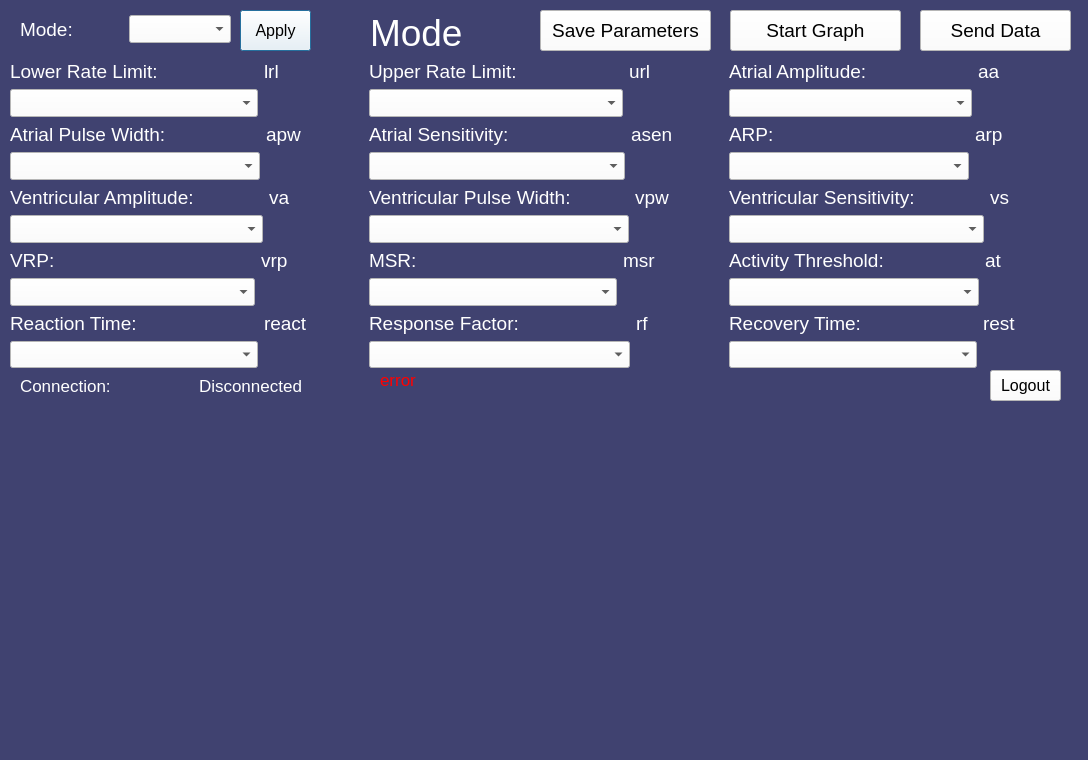
<?xml version="1.0" encoding="UTF-8"?>
<ui version="4.0">
 <class>Dialog</class>
 <widget class="QDialog" name="Dialog">
  <property name="geometry">
   <rect>
    <x>0</x>
    <y>0</y>
    <width>1088</width>
    <height>760</height>
   </rect>
  </property>
  <property name="windowTitle">
   <string>MainWindow</string>
  </property>
  <property name="styleSheet">
   <string notr="true">background-color: rgb(64, 66, 112);</string>
  </property>
  <widget class="QWidget" name="centralwidget" native="true">
   <property name="geometry">
    <rect>
     <x>0</x>
     <y>0</y>
     <width>1092</width>
     <height>761</height>
    </rect>
   </property>
   <widget class="QWidget" name="horizontalLayoutWidget">
    <property name="geometry">
     <rect>
      <x>20</x>
      <y>370</y>
      <width>351</width>
      <height>31</height>
     </rect>
    </property>
    <layout class="QHBoxLayout" name="horizontalLayout">
     <item>
      <widget class="QLabel" name="luser_label">
       <property name="font">
        <font>
         <pointsize>13</pointsize>
        </font>
       </property>
       <property name="styleSheet">
        <string notr="true">font-size: 13pt;
color:rgb(255, 255, 255)</string>
       </property>
       <property name="text">
        <string>Connection:</string>
       </property>
      </widget>
     </item>
     <item>
      <widget class="QLabel" name="con_label">
       <property name="font">
        <font>
         <pointsize>13</pointsize>
        </font>
       </property>
       <property name="styleSheet">
        <string notr="true">font-size: 13pt;
color:rgb(255, 255, 255)</string>
       </property>
       <property name="text">
        <string>Disconnected</string>
       </property>
      </widget>
     </item>
    </layout>
   </widget>
   <widget class="QWidget" name="horizontalLayoutWidget_2">
    <property name="geometry">
     <rect>
      <x>10</x>
      <y>60</y>
      <width>1072</width>
      <height>308</height>
     </rect>
    </property>
    <layout class="QHBoxLayout" name="horizontalLayout_3">
     <item>
      <layout class="QVBoxLayout" name="verticalLayout">
       <item>
        <layout class="QGridLayout" name="gridLayout_2">
         <item row="0" column="1">
          <widget class="QLabel" name="lrl">
           <property name="styleSheet">
            <string notr="true">font-size: 14pt;
color:rgb(255, 255, 255)</string>
           </property>
           <property name="text">
            <string>lrl</string>
           </property>
          </widget>
         </item>
         <item row="0" column="0">
          <widget class="QLabel" name="lrl_d">
           <property name="styleSheet">
            <string notr="true">font-size: 14pt;
color:rgb(255, 255, 255)</string>
           </property>
           <property name="text">
            <string>Lower Rate Limit:                   </string>
           </property>
          </widget>
         </item>
         <item row="1" column="0">
          <widget class="QComboBox" name="lrl_c">
           <property name="font">
            <font>
             <pointsize>13</pointsize>
            </font>
           </property>
           <property name="styleSheet">
            <string notr="true">background-color: rgb(255, 255, 255);</string>
           </property>
          </widget>
         </item>
        </layout>
       </item>
       <item>
        <layout class="QGridLayout" name="gridLayout">
         <item row="0" column="1">
          <widget class="QLabel" name="apw">
           <property name="styleSheet">
            <string notr="true">font-size: 14pt;
color:rgb(255, 255, 255)</string>
           </property>
           <property name="text">
            <string>apw</string>
           </property>
          </widget>
         </item>
         <item row="0" column="0">
          <widget class="QLabel" name="apw_d">
           <property name="styleSheet">
            <string notr="true">font-size: 14pt;
color:rgb(255, 255, 255)</string>
           </property>
           <property name="text">
            <string>Atrial Pulse Width:                  </string>
           </property>
          </widget>
         </item>
         <item row="1" column="0">
          <widget class="QComboBox" name="apw_c">
           <property name="font">
            <font>
             <pointsize>13</pointsize>
            </font>
           </property>
           <property name="styleSheet">
            <string notr="true">background-color: rgb(255, 255, 255);</string>
           </property>
          </widget>
         </item>
        </layout>
       </item>
       <item>
        <layout class="QGridLayout" name="gridLayout_3">
         <item row="0" column="1">
          <widget class="QLabel" name="va">
           <property name="styleSheet">
            <string notr="true">font-size: 14pt;
color:rgb(255, 255, 255)</string>
           </property>
           <property name="text">
            <string>va</string>
           </property>
          </widget>
         </item>
         <item row="1" column="0">
          <widget class="QComboBox" name="va_c">
           <property name="font">
            <font>
             <pointsize>13</pointsize>
            </font>
           </property>
           <property name="styleSheet">
            <string notr="true">background-color: rgb(255, 255, 255);</string>
           </property>
          </widget>
         </item>
         <item row="0" column="0">
          <widget class="QLabel" name="va_d">
           <property name="styleSheet">
            <string notr="true">font-size: 14pt;
color:rgb(255, 255, 255)</string>
           </property>
           <property name="text">
            <string>Ventricular Amplitude:             </string>
           </property>
          </widget>
         </item>
        </layout>
       </item>
       <item>
        <layout class="QGridLayout" name="gridLayout_23">
         <item row="0" column="1">
          <widget class="QLabel" name="vrp">
           <property name="styleSheet">
            <string notr="true">font-size: 14pt;
color:rgb(255, 255, 255)</string>
           </property>
           <property name="text">
            <string>vrp</string>
           </property>
          </widget>
         </item>
         <item row="0" column="0">
          <widget class="QLabel" name="vrp_d">
           <property name="styleSheet">
            <string notr="true">font-size: 14pt;
color:rgb(255, 255, 255)</string>
           </property>
           <property name="text">
            <string>VRP:                                      </string>
           </property>
          </widget>
         </item>
         <item row="1" column="0">
          <widget class="QComboBox" name="vrp_c">
           <property name="font">
            <font>
             <pointsize>13</pointsize>
            </font>
           </property>
           <property name="styleSheet">
            <string notr="true">background-color: rgb(255, 255, 255);</string>
           </property>
          </widget>
         </item>
        </layout>
       </item>
       <item>
        <layout class="QGridLayout" name="gridLayout_24">
         <item row="0" column="1">
          <widget class="QLabel" name="react">
           <property name="styleSheet">
            <string notr="true">font-size: 14pt;
color:rgb(255, 255, 255)</string>
           </property>
           <property name="text">
            <string>react</string>
           </property>
          </widget>
         </item>
         <item row="0" column="0">
          <widget class="QLabel" name="react_d">
           <property name="styleSheet">
            <string notr="true">font-size: 14pt;
color:rgb(255, 255, 255)</string>
           </property>
           <property name="text">
            <string>Reaction Time:                       </string>
           </property>
          </widget>
         </item>
         <item row="1" column="0">
          <widget class="QComboBox" name="react_c">
           <property name="font">
            <font>
             <pointsize>13</pointsize>
            </font>
           </property>
           <property name="styleSheet">
            <string notr="true">background-color: rgb(255, 255, 255);</string>
           </property>
          </widget>
         </item>
        </layout>
       </item>
      </layout>
     </item>
     <item>
      <layout class="QVBoxLayout" name="verticalLayout_4">
       <item>
        <layout class="QGridLayout" name="gridLayout_25">
         <item row="0" column="1">
          <widget class="QLabel" name="url">
           <property name="styleSheet">
            <string notr="true">font-size: 14pt;
color:rgb(255, 255, 255)</string>
           </property>
           <property name="text">
            <string>url</string>
           </property>
          </widget>
         </item>
         <item row="0" column="0">
          <widget class="QLabel" name="url_d">
           <property name="styleSheet">
            <string notr="true">font-size: 14pt;
color:rgb(255, 255, 255)</string>
           </property>
           <property name="text">
            <string>Upper Rate Limit:                    </string>
           </property>
          </widget>
         </item>
         <item row="1" column="0">
          <widget class="QComboBox" name="url_c">
           <property name="font">
            <font>
             <pointsize>13</pointsize>
            </font>
           </property>
           <property name="styleSheet">
            <string notr="true">background-color: rgb(255, 255, 255);</string>
           </property>
          </widget>
         </item>
        </layout>
       </item>
       <item>
        <layout class="QGridLayout" name="gridLayout_26">
         <item row="0" column="1">
          <widget class="QLabel" name="asen">
           <property name="styleSheet">
            <string notr="true">font-size: 14pt;
color:rgb(255, 255, 255)</string>
           </property>
           <property name="text">
            <string>asen</string>
           </property>
          </widget>
         </item>
         <item row="0" column="0">
          <widget class="QLabel" name="asen_d">
           <property name="styleSheet">
            <string notr="true">font-size: 14pt;
color:rgb(255, 255, 255)</string>
           </property>
           <property name="text">
            <string>Atrial Sensitivity:                      </string>
           </property>
          </widget>
         </item>
         <item row="1" column="0">
          <widget class="QComboBox" name="asen_c">
           <property name="font">
            <font>
             <pointsize>13</pointsize>
            </font>
           </property>
           <property name="styleSheet">
            <string notr="true">background-color: rgb(255, 255, 255);</string>
           </property>
          </widget>
         </item>
        </layout>
       </item>
       <item>
        <layout class="QGridLayout" name="gridLayout_27">
         <item row="0" column="1">
          <widget class="QLabel" name="vpw">
           <property name="styleSheet">
            <string notr="true">font-size: 14pt;
color:rgb(255, 255, 255)</string>
           </property>
           <property name="text">
            <string>vpw</string>
           </property>
          </widget>
         </item>
         <item row="0" column="0">
          <widget class="QLabel" name="vpw_d">
           <property name="styleSheet">
            <string notr="true">font-size: 14pt;
color:rgb(255, 255, 255)</string>
           </property>
           <property name="text">
            <string>Ventricular Pulse Width:           </string>
           </property>
          </widget>
         </item>
         <item row="1" column="0">
          <widget class="QComboBox" name="vpw_c">
           <property name="font">
            <font>
             <pointsize>13</pointsize>
            </font>
           </property>
           <property name="styleSheet">
            <string notr="true">background-color: rgb(255, 255, 255);</string>
           </property>
          </widget>
         </item>
        </layout>
       </item>
       <item>
        <layout class="QGridLayout" name="gridLayout_28">
         <item row="0" column="1">
          <widget class="QLabel" name="msr">
           <property name="styleSheet">
            <string notr="true">font-size: 14pt;
color:rgb(255, 255, 255)</string>
           </property>
           <property name="text">
            <string>msr</string>
           </property>
          </widget>
         </item>
         <item row="0" column="0">
          <widget class="QLabel" name="msr_d">
           <property name="styleSheet">
            <string notr="true">font-size: 14pt;
color:rgb(255, 255, 255)</string>
           </property>
           <property name="text">
            <string>MSR:                                      </string>
           </property>
          </widget>
         </item>
         <item row="1" column="0">
          <widget class="QComboBox" name="msr_c">
           <property name="font">
            <font>
             <pointsize>13</pointsize>
            </font>
           </property>
           <property name="styleSheet">
            <string notr="true">background-color: rgb(255, 255, 255);</string>
           </property>
          </widget>
         </item>
        </layout>
       </item>
       <item>
        <layout class="QGridLayout" name="gridLayout_29">
         <item row="0" column="1">
          <widget class="QLabel" name="rf">
           <property name="styleSheet">
            <string notr="true">font-size: 14pt;
color:rgb(255, 255, 255)</string>
           </property>
           <property name="text">
            <string>rf</string>
           </property>
          </widget>
         </item>
         <item row="0" column="0">
          <widget class="QLabel" name="rf_d">
           <property name="styleSheet">
            <string notr="true">font-size: 14pt;
color:rgb(255, 255, 255)</string>
           </property>
           <property name="text">
            <string>Response Factor:                     </string>
           </property>
          </widget>
         </item>
         <item row="1" column="0">
          <widget class="QComboBox" name="rf_c">
           <property name="font">
            <font>
             <pointsize>13</pointsize>
            </font>
           </property>
           <property name="styleSheet">
            <string notr="true">background-color: rgb(255, 255, 255);</string>
           </property>
          </widget>
         </item>
        </layout>
       </item>
      </layout>
     </item>
     <item>
      <layout class="QVBoxLayout" name="verticalLayout_5">
       <item>
        <layout class="QGridLayout" name="gridLayout_30">
         <item row="0" column="1">
          <widget class="QLabel" name="aa">
           <property name="styleSheet">
            <string notr="true">font-size: 14pt;
color:rgb(255, 255, 255)</string>
           </property>
           <property name="text">
            <string>aa</string>
           </property>
          </widget>
         </item>
         <item row="0" column="0">
          <widget class="QLabel" name="aa_d">
           <property name="styleSheet">
            <string notr="true">font-size: 14pt;
color:rgb(255, 255, 255)</string>
           </property>
           <property name="text">
            <string>Atrial Amplitude:                    </string>
           </property>
          </widget>
         </item>
         <item row="1" column="0">
          <widget class="QComboBox" name="aa_c">
           <property name="font">
            <font>
             <pointsize>13</pointsize>
            </font>
           </property>
           <property name="styleSheet">
            <string notr="true">background-color: rgb(255, 255, 255);</string>
           </property>
          </widget>
         </item>
        </layout>
       </item>
       <item>
        <layout class="QGridLayout" name="gridLayout_31">
         <item row="0" column="1">
          <widget class="QLabel" name="arp">
           <property name="styleSheet">
            <string notr="true">font-size: 14pt;
color:rgb(255, 255, 255)</string>
           </property>
           <property name="text">
            <string>arp</string>
           </property>
          </widget>
         </item>
         <item row="0" column="0">
          <widget class="QLabel" name="arp_d">
           <property name="styleSheet">
            <string notr="true">font-size: 14pt;
color:rgb(255, 255, 255)</string>
           </property>
           <property name="text">
            <string>ARP:                                     </string>
           </property>
          </widget>
         </item>
         <item row="1" column="0">
          <widget class="QComboBox" name="arp_c">
           <property name="font">
            <font>
             <pointsize>13</pointsize>
            </font>
           </property>
           <property name="styleSheet">
            <string notr="true">background-color: rgb(255, 255, 255);</string>
           </property>
          </widget>
         </item>
        </layout>
       </item>
       <item>
        <layout class="QGridLayout" name="gridLayout_32">
         <item row="0" column="1">
          <widget class="QLabel" name="vs">
           <property name="styleSheet">
            <string notr="true">font-size: 14pt;
color:rgb(255, 255, 255)</string>
           </property>
           <property name="text">
            <string>vs</string>
           </property>
          </widget>
         </item>
         <item row="0" column="0">
          <widget class="QLabel" name="vs_d">
           <property name="styleSheet">
            <string notr="true">font-size: 14pt;
color:rgb(255, 255, 255)</string>
           </property>
           <property name="text">
            <string>Ventricular Sensitivity:             </string>
           </property>
          </widget>
         </item>
         <item row="1" column="0">
          <widget class="QComboBox" name="vs_c">
           <property name="font">
            <font>
             <pointsize>13</pointsize>
            </font>
           </property>
           <property name="styleSheet">
            <string notr="true">background-color: rgb(255, 255, 255);</string>
           </property>
          </widget>
         </item>
        </layout>
       </item>
       <item>
        <layout class="QGridLayout" name="gridLayout_33">
         <item row="0" column="1">
          <widget class="QLabel" name="at">
           <property name="styleSheet">
            <string notr="true">font-size: 14pt;
color:rgb(255, 255, 255)</string>
           </property>
           <property name="text">
            <string>at</string>
           </property>
          </widget>
         </item>
         <item row="0" column="0">
          <widget class="QLabel" name="at_d">
           <property name="styleSheet">
            <string notr="true">font-size: 14pt;
color:rgb(255, 255, 255)</string>
           </property>
           <property name="text">
            <string>Activity Threshold:                  </string>
           </property>
          </widget>
         </item>
         <item row="1" column="0">
          <widget class="QComboBox" name="at_c">
           <property name="font">
            <font>
             <pointsize>13</pointsize>
            </font>
           </property>
           <property name="styleSheet">
            <string notr="true">background-color: rgb(255, 255, 255);</string>
           </property>
          </widget>
         </item>
        </layout>
       </item>
       <item>
        <layout class="QGridLayout" name="gridLayout_34">
         <item row="0" column="1">
          <widget class="QLabel" name="rest">
           <property name="styleSheet">
            <string notr="true">font-size: 14pt;
color:rgb(255, 255, 255)</string>
           </property>
           <property name="text">
            <string>rest</string>
           </property>
          </widget>
         </item>
         <item row="0" column="0">
          <widget class="QLabel" name="rest_d">
           <property name="styleSheet">
            <string notr="true">font-size: 14pt;
color:rgb(255, 255, 255)</string>
           </property>
           <property name="text">
            <string>Recovery Time:                      </string>
           </property>
          </widget>
         </item>
         <item row="1" column="0">
          <widget class="QComboBox" name="rest_c">
           <property name="font">
            <font>
             <pointsize>13</pointsize>
            </font>
           </property>
           <property name="styleSheet">
            <string notr="true">background-color: rgb(255, 255, 255);</string>
           </property>
          </widget>
         </item>
        </layout>
       </item>
      </layout>
     </item>
    </layout>
   </widget>
   <widget class="QLabel" name="err_label">
    <property name="geometry">
     <rect>
      <x>380</x>
      <y>370</y>
      <width>541</width>
      <height>20</height>
     </rect>
    </property>
    <property name="font">
     <font>
      <pointsize>13</pointsize>
     </font>
    </property>
    <property name="styleSheet">
     <string notr="true">font-size: 13pt;
color:rgb(255, 0, 0)</string>
    </property>
    <property name="text">
     <string>error</string>
    </property>
   </widget>
   <widget class="QWidget" name="horizontalLayoutWidget_3">
    <property name="geometry">
     <rect>
      <x>20</x>
      <y>10</y>
      <width>211</width>
      <height>39</height>
     </rect>
    </property>
    <layout class="QHBoxLayout" name="horizontalLayout_4">
     <item>
      <widget class="QLabel" name="luser_label_72">
       <property name="styleSheet">
        <string notr="true">font-size: 14pt;
color:rgb(255, 255, 255)</string>
       </property>
       <property name="text">
        <string>Mode:</string>
       </property>
      </widget>
     </item>
     <item>
      <widget class="QComboBox" name="mode_c">
       <property name="font">
        <font>
         <pointsize>13</pointsize>
        </font>
       </property>
       <property name="styleSheet">
        <string notr="true">background-color: rgb(255, 255, 255);</string>
       </property>
      </widget>
     </item>
    </layout>
   </widget>
   <widget class="QPushButton" name="app_m">
    <property name="geometry">
     <rect>
      <x>240</x>
      <y>10</y>
      <width>71</width>
      <height>41</height>
     </rect>
    </property>
    <property name="styleSheet">
     <string notr="true">font-size: 12pt;
background-color: rgb(255, 255, 255);
color: rgb(0, 0, 0)</string>
    </property>
    <property name="text">
     <string>Apply</string>
    </property>
   </widget>
   <widget class="QPushButton" name="send_data">
    <property name="geometry">
     <rect>
      <x>920</x>
      <y>10</y>
      <width>151</width>
      <height>41</height>
     </rect>
    </property>
    <property name="styleSheet">
     <string notr="true">font-size: 14pt;
background-color: rgb(255, 255, 255);
color: rgb(0, 0, 0)</string>
    </property>
    <property name="text">
     <string>Send Data</string>
    </property>
   </widget>
   <widget class="QLabel" name="cur_m">
    <property name="geometry">
     <rect>
      <x>370</x>
      <y>10</y>
      <width>111</width>
      <height>45</height>
     </rect>
    </property>
    <property name="layoutDirection">
     <enum>Qt::LeftToRight</enum>
    </property>
    <property name="styleSheet">
     <string notr="true">color:rgb(255, 255, 255);
font-size: 28pt;</string>
    </property>
    <property name="text">
     <string>Mode</string>
    </property>
   </widget>
   <widget class="QPushButton" name="logout">
    <property name="geometry">
     <rect>
      <x>990</x>
      <y>370</y>
      <width>71</width>
      <height>31</height>
     </rect>
    </property>
    <property name="styleSheet">
     <string notr="true">font-size: 12pt;
background-color: rgb(255, 255, 255);
color: rgb(0, 0, 0)</string>
    </property>
    <property name="text">
     <string>Logout</string>
    </property>
   </widget>
   <widget class="QPushButton" name="take_data">
    <property name="geometry">
     <rect>
      <x>730</x>
      <y>10</y>
      <width>171</width>
      <height>41</height>
     </rect>
    </property>
    <property name="styleSheet">
     <string notr="true">font-size: 14pt;
background-color: rgb(255, 255, 255);
color: rgb(0, 0, 0)</string>
    </property>
    <property name="text">
     <string>Start Graph</string>
    </property>
   </widget>
   <widget class="QWidget" name="verticalLayoutWidget_4">
    <property name="geometry">
     <rect>
      <x>20</x>
      <y>410</y>
      <width>1051</width>
      <height>351</height>
     </rect>
    </property>
    <layout class="QVBoxLayout" name="verticalLayout_6">
     <item>
      <widget class="PlotWidget" name="atrialP" native="true"/>
     </item>
     <item>
      <widget class="PlotWidget" name="ventricleP" native="true"/>
     </item>
    </layout>
   </widget>
   <widget class="QPushButton" name="save_data">
    <property name="geometry">
     <rect>
      <x>540</x>
      <y>10</y>
      <width>171</width>
      <height>41</height>
     </rect>
    </property>
    <property name="styleSheet">
     <string notr="true">font-size: 14pt;
background-color: rgb(255, 255, 255);
color: rgb(0, 0, 0)</string>
    </property>
    <property name="text">
     <string>Save Parameters</string>
    </property>
   </widget>
  </widget>
 </widget>
 <customwidgets>
  <customwidget>
   <class>PlotWidget</class>
   <extends>QWidget</extends>
   <header location="global">pyqtgraph</header>
   <container>1</container>
  </customwidget>
 </customwidgets>
 <resources/>
 <connections/>
</ui>
